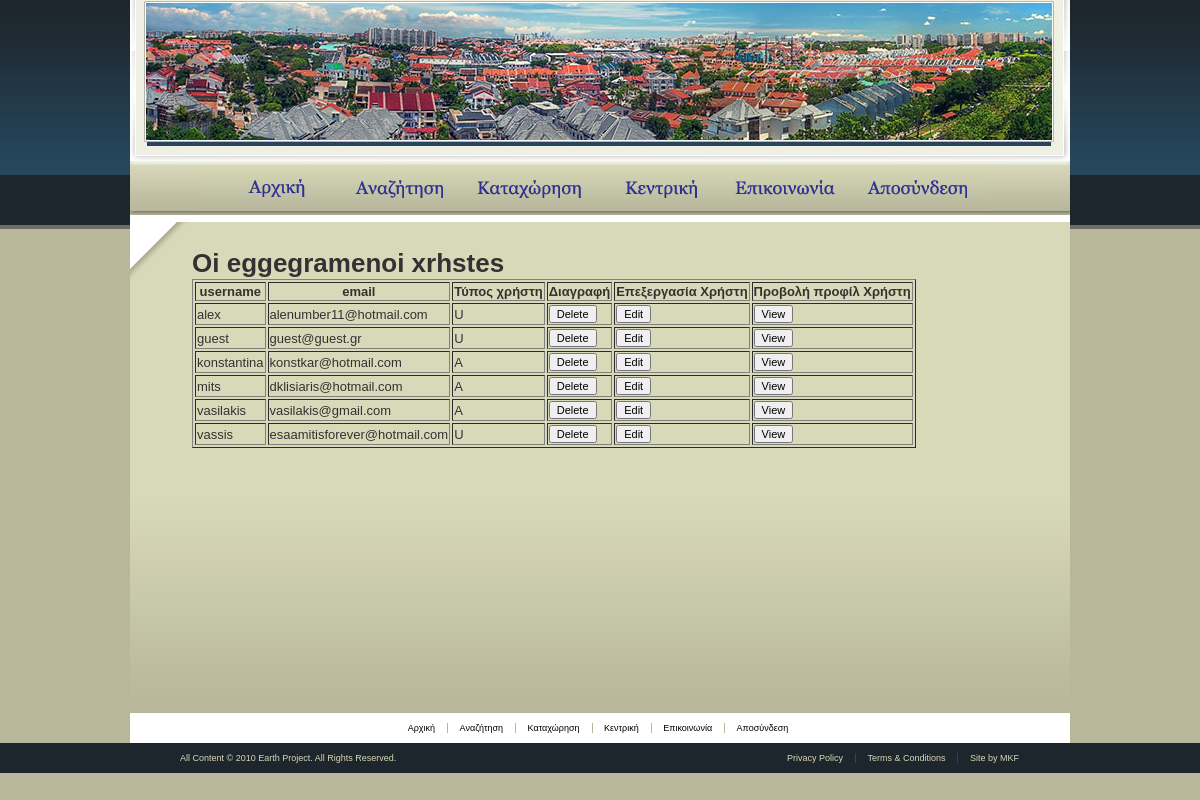
The app's page /site/displayUsers.php (signed in) with its own data.
### tables this page shows
create table users
(
	username char(20) not null,
	password char(16) not null,
	email char(50) not null,
	name varchar(100),
	surname varchar(100),
	user_type enum('A','U'),
	unique(email),
	primary key(username)
);

### site/displayUsers.php (called while the page is built, shortened)
<?php
try
{
	dispHeader('Oi eggegramenoi xrhstes');
	dispCurrUsers();
	dispFooter();
}
catch(Exception $e)
{
	dispHeader("Error:");
	echo $e->getMessage();
	dispFooter();
	exit;
}
?>

### site/main_functions.php (the view, shortened to what this page needs)
<?php
function dispCurrUsers()
{
  $result = mysql_query("SELECT username,email,user_type FROM users");
  if (mysql_num_rows($result)>0)
  {
		echo "<table border='1'>
		<tr>
		<th>username</th>
		<th>email</th>
		<th>Τύπος χρήστη</th>
		<th>Διαγραφή</th>
		<th>Επεξεργασία Χρήστη</th>
		<th>Προβολή προφίλ Χρήστη</th>
		</tr>";
		while($row = mysql_fetch_array($result))
		  {
			  echo "<tr>";
			  echo "<td>" . $row['username'] . "</td>";
			  echo "<td>" . $row['email'] . "</td>";
			  echo "<td>" . $row['user_type'] . "</td>";
			  echo "<td> <form name=\"input\" action=\"delUser.php?user=".$row['username']."\" method=\"post\">
			        <input type=\"submit\" value=\"Delete\" /></form> </td>";
			  echo "<td> <form name=\"input\" action=\"editUser.php?user=".$row['username']."\" method=\"post\">
			        <input type=\"submit\" value=\"Edit\" /></form> </td>";
			  echo "<td> <form name=\"input\" action=\"profUser.php?user=".$row['username']."\" method=\"post\">
			        <input type=\"submit\" value=\"View\" /></form> </td>";
			  echo "</tr>";
		  }
		echo "</table>";
		return true;
  }
  else throw new Exception('Σφάλμα:Δεν ήταν δυνατή η εύρεση χρηστών στο σύστημα!');
}
?>

### site/html_functions.php (shortened to what this page needs)
<?php
function dispHeader($header,$num=1)
{
?>
<!DOCTYPE html PUBLIC "-//W3C//DTD XHTML 1.0 Transitional//EN"
"http://www.w3.org/TR/xhtml1/DTD/xhtml1-transitional.dtd">
<html>
<head>
<link rel="stylesheet" type="text/css" href="mystyle.css" />
</head>
<body>
<div id="main">
<div id="header">
<ul id="navigation">
<li ><a href="main.php" id="home">Αρχική</a></li>
<li ><a href="homeSearch.php" id="search">Αναζήτηση</a></li>
<li ><a href="homeAdvertise.php" id="kataxorisi">Καταχώρηση</a></li>
<li ><a href="member.php" id="kedriki">Κεντρική</a></li>
<li ><a href=""target="_blank" id="contact">Επικοινωνια</a></li>
<?php
if(isset($_SESSION['valid_user']))
{
?>
<li ><a href="logout.php" id="logout" >Αποσύνδεση</a></li>
<?php
}
else
{
?>
<li><a href="login.php" id="login" >Σύνδεση</a></li>
<?php
}
?>
</ul>
</div>
<div id="visual"></div>
<div id="middle-alt">
<div id="bg-alt">
<div class="no-column">
<?php
	if($header)
	{
	?>
		<h<?php echo $num;?>><?php echo $header;?></h<?php echo $num;?>>
	<?php
	}
}
function dispFooter()
{
?>
  </div>
<div class="triangle-alt">&nbsp;</div>
</div>
</div>
<ul id="bottom-navigation">
		<li><a href="main.php">Αρχική</a></li>
		<li><a href="homeSearch.php">Αναζήτηση</a></li>
		<li><a href="homeAdvertise.php">Καταχώρηση</a></li>
		<li><a href="member.php">Κεντρική</a></li>
		<li><a href="" target="_blank">Επικοινωνία</a></li>
<?php
if(isset($_SESSION['valid_user']))
{
?>
		<li class="last"><a href="logout.php">Αποσύνδεση</a></li>
<?php
}
else
{
?>
<li class="last"><a href="login.php" >Σύνδεση</a></li>
<?php
}
?>
	</ul>
</div>
  <div id="footer">
	<div class="content">
		<div class="copyright">All Content &copy; 2010 Earth Project. All Rights Reserved.</div>
		<ul>
			<li><a href="">Privacy Policy</a></li>
			<li><a href="">Terms &amp; Conditions</a></li>
			<li class="last"><a href="" target="_blank">Site by MKF</a></li>
		</ul>
	</div>
</div>
  </body>
  </html>
<?php
}
?>

### site/mystyle.css (style rules this page uses)
body { margin:0; color:#323232; font-family:verdana,tahoma,sans-serif; background:#b8b79c url(images/bg-body.gif) repeat-x top; font-size:13px; min-width:940px; }
form { margin:0; padding:0; }
a { text-decoration:none; color:#000; }
select, input, textarea { font:11px verdana,sans-serif;vertical-align:middle; }
a.logo, #navigation a, a.continue-reading, .header-bar h1 { text-indent:-9999px; overflow:hidden; display:block; }
#main { width:940px; margin:0 auto; margin-top:-14px; min-height:700px; }
#header { width:100%; height:229px; background:#223846 url(images/bg-header2.jpg) no-repeat left top; position:relative; }
h1 { margin:0; }
ul { margin:0; padding:0; list-style:none; }
#navigation { position:absolute; top:180px; left:77px; }
#navigation a { height:49px; }
#navigation li { float:left; margin:0 -8px; }
#navigation #home { width:145px;background:url(images/btn-home.gif); }
#navigation #search { width:145px;background:url(images/btn-search.gif); }
#navigation #kataxorisi { width:145px;background:url(images/btn-kataxorisi.gif); }
#navigation #kedriki { width:145px;background:url(images/btn-kentriki.gif); }
#navigation #contact { width:145px;background:url(images/btn-contact.gif); }
#navigation #logout { width:145px;background:url(images/btn-logout.gif); }
#middle-alt { width:940px; overflow:hidden; background: #d8d9b8 url(images/bg-middle-alt.gif) repeat-x left bottom; }
#bg-alt { width:940px; overflow:hidden; position:relative; }
.no-column { float:right; width:815px; padding:26px 63px 65px 5px; min-height:400px; }
.triangle-alt { width:118px; height:58px; background:url(images/triangle-alt.gif) no-repeat left top; position:absolute; top:0; left:0px; }
#bottom-navigation { text-align:center; background:#fff; font-size:9px; padding:10px 0; }
#bottom-navigation li { display:inline; }
#bottom-navigation a { padding:0 13px 0 9px; background:url(images/delimiter.gif) no-repeat right; }
#bottom-navigation .last a { background:none; }
#footer { width:100%; background:#1d262c; padding:10px 0; font-size:9px; color:#d8d9b8; }
#footer .content { overflow:hidden;margin:0 auto;width:940px; }
#footer .copyright { float:left; padding:0 0 0 50px; }
#footer ul { float:right; padding:0 38px 0 0; }
#footer ul li { display:inline; }
#footer ul a { color:#d8d9b8; padding:0 13px 0 9px; background:url(images/delimiter1.gif) no-repeat right; }
#footer ul .last a { background:none; }
#visual { overflow:hidden; background:#fff; padding:2px 0 0px 61px; height:5px; }

### records on screen
users: username "alex", email "alenumber11@hotmail.com", user_type "U"
users: username "guest", email "guest@guest.gr", user_type "U"
users: username "konstantina", email "konstkar@hotmail.com", user_type "A"
users: username "mits", email "dklisiaris@hotmail.com", user_type "A"
users: username "vasilakis", email "vasilakis@gmail.com", user_type "A"
users: username "vassis", email "esaamitisforever@hotmail.com", user_type "U"

### other values on screen
$header "Oi eggegramenoi xrhstes"
